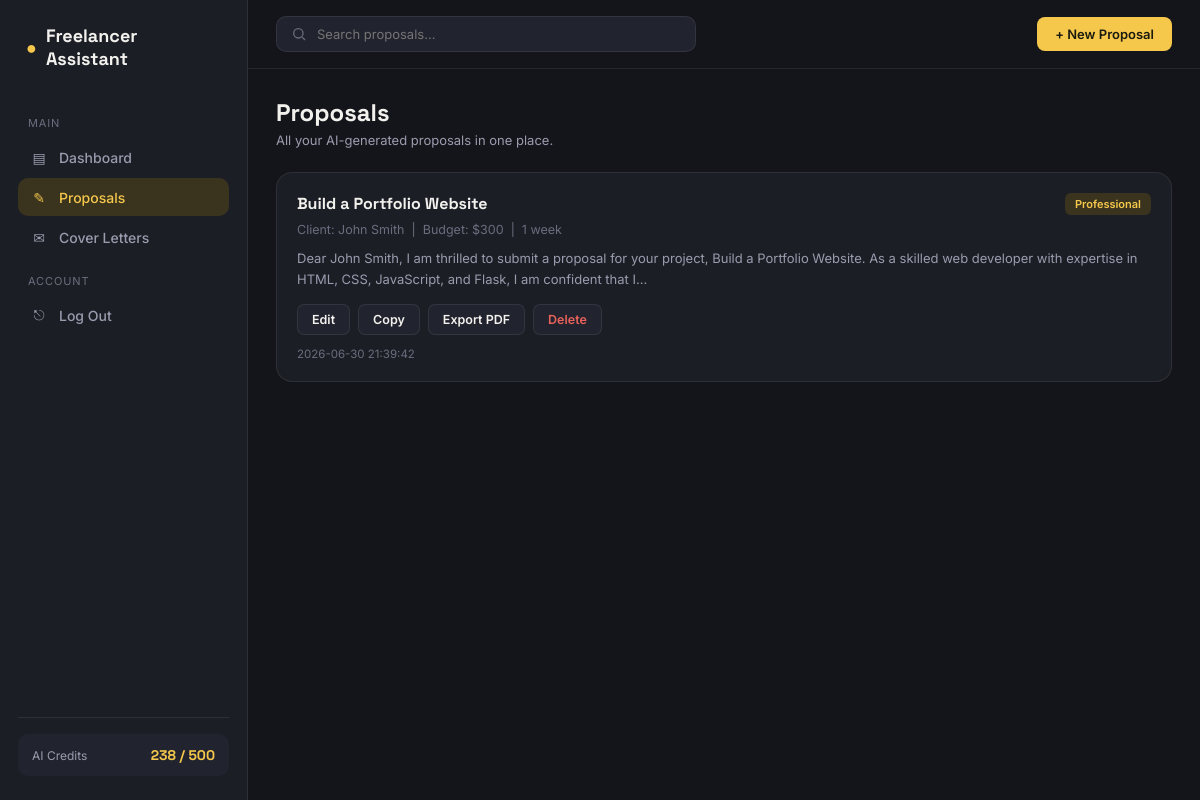
The page /proposals (signed in) on the database its author committed.
### tables this page shows
CREATE TABLE proposals (
            id INTEGER PRIMARY KEY AUTOINCREMENT,
            user_id INTEGER NOT NULL,
            client_name TEXT,
            project_title TEXT,
            project_description TEXT,
            skills TEXT,
            budget TEXT,
            timeline TEXT,
            tone TEXT,
            generated_text TEXT,
            created_at TIMESTAMP DEFAULT CURRENT_TIMESTAMP,
            FOREIGN KEY (user_id) REFERENCES users (id)
        );

### app.py (the view)
@app.route('/proposals')
def proposals():
    if 'user_id' not in session:
        return redirect(url_for('login'))
    conn = get_db()
    all_proposals = conn.execute('SELECT * FROM proposals WHERE user_id = ? ORDER BY created_at DESC', (session['user_id'],)).fetchall()
    conn.close()
    return render_template('proposals.html', proposals=all_proposals)

### app.py (called while the page is built)
def get_db():
    conn = sqlite3.connect(DB_NAME)
    conn.row_factory = sqlite3.Row
    return conn

### templates/proposals.html (shortened to what this page needs)
<!DOCTYPE html>
<html lang="en">
<head>
<link rel="stylesheet" href="{{ url_for('static', filename='css/style.css') }}">
</head>
<body>
<div class="app-shell">
  <aside class="sidebar">
    <div class="sidebar-brand"><span class="dot">●</span> Freelancer Assistant</div>
    <nav>
      <div class="nav-section-label">Main</div>
      <a href="/dashboard" class="nav-item"><span class="icon">▤</span> Dashboard</a>
      <a href="/proposals" class="nav-item active"><span class="icon">✎</span> Proposals</a>
      <a href="/cover-letters" class="nav-item"><span class="icon">✉</span> Cover Letters</a>
      <div class="nav-section-label">Account</div>
      <a href="/logout" class="nav-item"><span class="icon">⎋</span> Log Out</a>
    </nav>
    <div class="sidebar-footer">
      <div class="credit-pill"><span>AI Credits</span><strong>238 / 500</strong></div>
    </div>
  </aside>
  <div class="main-area">
    <header class="topbar">
      <div class="search-bar">
        <svg width="16" height="16" viewBox="0 0 24 24" fill="none" stroke="currentColor" stroke-width="2"><circle cx="11" cy="11" r="7"/><path d="M21 21l-4.3-4.3"/></svg>
        <input type="text" placeholder="Search proposals...">
      </div>
      <div class="topbar-right">
        <a href="/proposals/create" class="btn-primary" style="padding: 9px 18px; border-radius: 8px; font-size:13px; font-weight:600;">+ New Proposal</a>
      </div>
    </header>
    <main class="content">
      <div class="content-header">
        <div><h1>Proposals</h1><p>All your AI-generated proposals in one place.</p></div>
      </div>
      {% if proposals %}
      <div class="proposals-list">
        {% for p in proposals %}
        <div class="proposal-card">
          <div class="proposal-card-header">
            <div>
              <h3>{{ p['project_title'] }}</h3>
              <span class="proposal-meta">Client: {{ p['client_name'] }} &nbsp;|&nbsp; Budget: {{ p['budget'] }} &nbsp;|&nbsp; {{ p['timeline'] }}</span>
            </div>
            <span class="tone-badge">{{ p['tone'] }}</span>
          </div>
          <p class="proposal-preview">{{ p['generated_text'][:200] }}...</p>
          <div class="proposal-actions">
            <a href="/proposals/edit/{{ p['id'] }}" class="action-btn">Edit</a>
            <button class="action-btn copy-btn" onclick="copyText(`{{ p['generated_text'] | replace('`', '') }}`)">Copy</button>
            <a href="/proposals/export/{{ p['id'] }}" class="action-btn">Export PDF</a>
            <a href="/proposals/delete/{{ p['id'] }}" class="action-btn danger-btn" onclick="return confirm('Delete this proposal?')">Delete</a>
          </div>
          <div class="proposal-date">{{ p['created_at'] }}</div>
        </div>
        {% endfor %}
      </div>
      {% else %}
      <div class="empty-state">
        <p>No proposals yet.</p>
        <a href="/proposals/create" class="btn-primary" style="display:inline-block; margin-top:14px; padding:10px 22px; border-radius:8px;">Generate First Proposal</a>
      </div>
      {% endif %}
    </main>
  </div>
</div>
</body>
</html>

### rows shown on the page
proposals: project_title "Build a Portfolio Website", client_name "John Smith", budget "$300", timeline "1 week", tone "Professional", generated_text "Dear John Smith, I am thrilled to submit a proposal for your project, Build a Portfolio Website. As a skilled web developer with expertise in HTML, CSS, JavaScript, and Flask, I am confident that I", created_at "2026-06-30 21:39:42"
